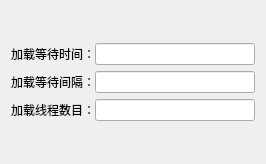
              <widget class="QWidget" name="page">
               <property name="geometry">
                <rect>
                 <x>0</x>
                 <y>0</y>
                 <width>266</width>
                 <height>164</height>
                </rect>
               </property>
               <attribute name="label">
                <string>网络</string>
               </attribute>
               <layout class="QVBoxLayout" name="verticalLayout_3">
                <item>
                 <layout class="QGridLayout" name="gridLayout">
                  <property name="horizontalSpacing">
                   <number>0</number>
                  </property>
                  <property name="verticalSpacing">
                   <number>6</number>
                  </property>
                  <item row="0" column="0">
                   <widget class="QLabel" name="label_2">
                    <property name="text">
                     <string>加载等待时间：</string>
                    </property>
                   </widget>
                  </item>
                  <item row="2" column="0">
                   <widget class="QLabel" name="label_4">
                    <property name="text">
                     <string>加载线程数目：</string>
                    </property>
                   </widget>
                  </item>
                  <item row="0" column="1">
                   <widget class="QLineEdit" name="downloadSleepTimeEdit">
                    <property name="toolTip">
                     <string>加载等待时间</string>
                    </property>
                    <property name="text">
                     <string/>
                    </property>
                    <property name="alignment">
                     <set>Qt::AlignCenter</set>
                    </property>
                   </widget>
                  </item>
                  <item row="1" column="0">
                   <widget class="QLabel" name="label_3">
                    <property name="text">
                     <string>加载等待间隔：</string>
                    </property>
                   </widget>
                  </item>
                  <item row="1" column="1">
                   <widget class="QLineEdit" name="downloadSleepIntervalEdit">
                    <property name="toolTip">
                     <string>加载时间间隔</string>
                    </property>
                    <property name="text">
                     <string/>
                    </property>
                    <property name="alignment">
                     <set>Qt::AlignCenter</set>
                    </property>
                   </widget>
                  </item>
                  <item row="2" column="1">
                   <widget class="QLineEdit" name="downloadThreadCountEdit">
                    <property name="toolTip">
                     <string>加载线程数目，大小可根据本机的处理器数目进行合理设定，一般要比处理器数目少2个</string>
                    </property>
                    <property name="text">
                     <string/>
                    </property>
                    <property name="alignment">
                     <set>Qt::AlignCenter</set>
                    </property>
                   </widget>
                  </item>
                 </layout>
                </item>
               </layout>
              </widget>
